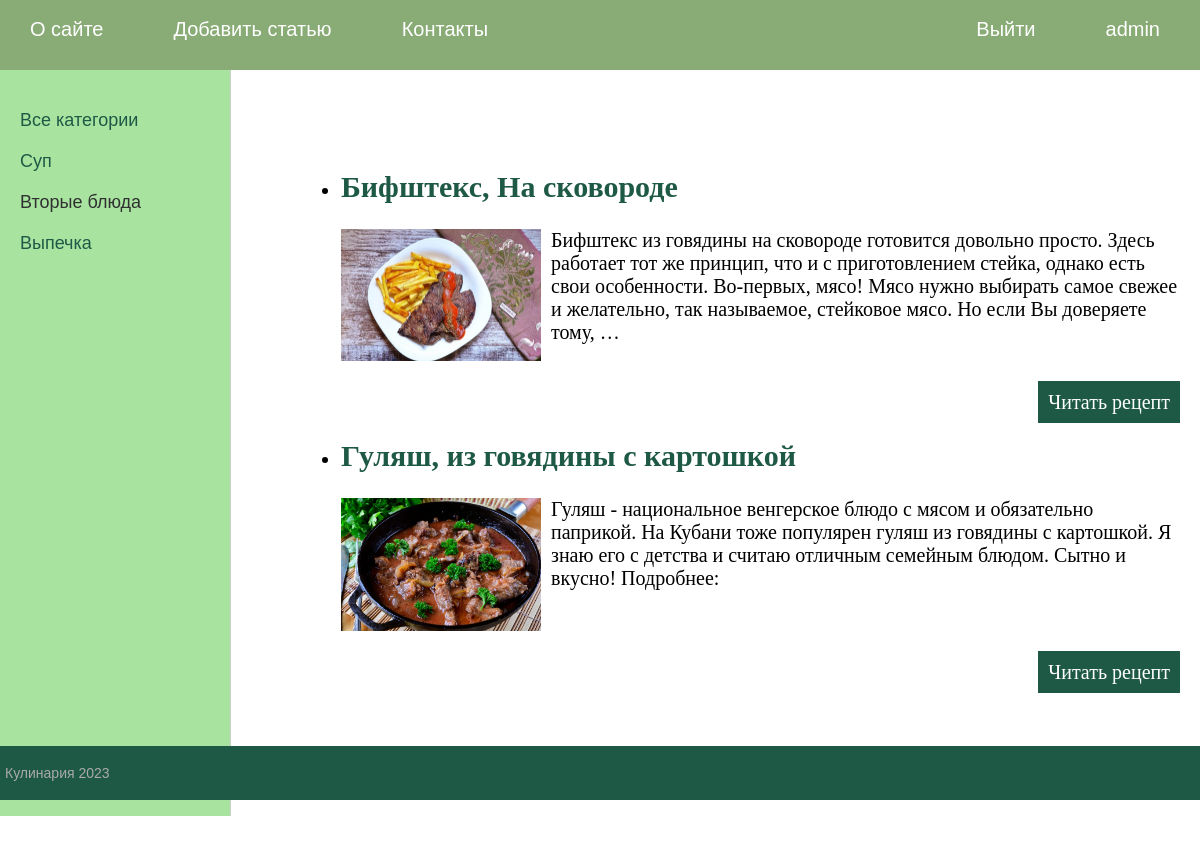
/category/2/ (signed in), run on the app's committed database.
### users/models.py (models this page shows, shortened)
class CustomUser(AbstractUser):
    objects = CustomUserManager()

### foods/models.py (models this page shows, shortened)
class TimedModel(models.Model):
    time_create = models.DateTimeField(auto_now_add=True)
    time_update = models.DateTimeField(auto_now=True)
    class Meta:
        abstract = True

class Category(TimedModel):
    name = models.CharField(max_length=100, db_index=True)
    class Meta:
        db_table = "categories"
        verbose_name = "Categorie"

class Foods(TimedModel):
    title = models.CharField(max_length=255)
    content = models.TextField(blank=True)
    call = models.TextField(blank=True)
    photo = models.ImageField(upload_to="photos/%Y/%m/%d/")
    is_published = models.BooleanField(default=True)
    cat = models.ForeignKey(Category, on_delete=models.PROTECT, null=True)
    portions = models.PositiveSmallIntegerField(verbose_name="Порции", null=True)
    calories = models.PositiveIntegerField(null=True)
    class Meta:
        db_table = "foods"
        ordering = ["title"]
        verbose_name = "Food"

### foods/views.py (the view)
# urls.py: path('category/<int:cat_id>/', showcategory, name='category'),
def showcategory(request, cat_id):
    cat = Category.objects.get(pk=cat_id)
    foods = Foods.objects.filter(cat__pk=cat_id)
    cats = Category.objects.all()
    context = {'category': cat, 'foods': foods, 'cats': cats, 'cat_selected': cat.pk}
    return render(request, 'foods/category.html', context=context)

### templates/foods/category.html (shortened to what this page needs)
{% extends 'base.html' %}
{% block content %}
<div>
    <ul>
        {% for food in foods %}
                    <li><h2 class="h2">{{ food.title }}, {{ food.call }}</h2>
                         <img src="/media/{{ food.photo }}" alt="Food" class="img-article-left" height="200px" width="200px">
            {% autoescape on %}
            {{food.content|linebreaks|truncatewords:40}}
            {% endautoescape %}
                    <p class="link-read-post"><a href="{% url 'post' food.id %}">Читать рецепт</a></p>
                    </li>
        {% endfor %}
    </ul>
</div>
{% endblock %}

### templates/base.html (shortened to what this page needs)
{% load static %}
<!DOCTYPE html>
<html>
<head>
	<link type="text/css" href="{% static 'foods/css/style.css' %}" rel="stylesheet" />
</head>
<body>
<table class="table-page" border=0 cellpadding="0" cellspacing="0">
<tr><td valign=top>
{% block mainmenu %}
		<div class="header">
			<ul id="mainmenu" class="mainmenu">
				<li><a href="{% url 'about' %}">О сайте</a></li>
				<li><a href="{% url 'add_page' %}">Добавить статью</a></li>
				<li><a href="{% url 'contact' %}">Контакты</a></li>
				{% if not user.is_authenticated %}
				<li class="last"><a href="{% url 'login' %}">Войти</a></li>
				<li class="last"><a href="{% url 'signup' %}">Зарегистрироваться</a></li>
				{% else %}
				<li class="last">{{ user.username }}</li>
				<li class="last"><a href="{% url 'logout' %}">Выйти</a></li>
				{% endif %}
			</ul>
		</div>
{% endblock mainmenu %}
<table class="table-content" border=0 cellpadding="0" cellspacing="0">
{% block left_sidebar %}
	<tr>
	<td valign="top" class="left-chapters">
	<ul id="leftchapters">
{% if cat_selected == 0 %}
		<li class="selected">Все категории</li>
{% else %}
		<li><a href="{% url 'home' %}">Все категории</a></li>
{% endif %}
{% for c in cats %}
	{% if c.pk == cat_selected %}
		<li class="selected">{{c.name}}</li>
	{% else %}
		<li><a href="{% url 'category' c.id %}">{{c.name}}</a></li>
	{% endif %}
{% endfor %}
	</ul>
</td>
{% endblock %}
<td valign="top" class="content">
	<div class="content-text">
{% block content %}
{% endblock %}
	</div>
</td></tr></table>
</td></tr>
<tr><td valign=top>
	<div id="footer">
		<p>Кулинария 2023</p>
	</div>
</td></tr></table>
</body>
</html>

### static/foods/css/style.css (style rules this page uses)
html, body { font-family: sans-serif; margin: 0; padding: 0; height: 100%; width: 100%; color: #FFFAFA }
a { color: #FFFAFA; text-decoration: none; }
img { max-width: 600px; height: auto; }
img.img-article-left { max-width: 300px; max-height: 400px; height: auto; float: left; padding: 0 10px 10px 0; }
p.link-read-post { text-align: right; }
p.link-read-post a { padding: 10px; min-width: 100px; background: #1E5945; color: #fff; text-decoration: none; }
.table-page { width: 100%; height: 100%; vertical-align: top; }
.table-page tr { height: 100%; }
.header { background: #89AC76; height: 70px; }
ul.mainmenu { list-style: none; margin: 0; padding: 0; height: 60px; color: #ffffff; font-size: 20px; overflow: hidden; }
ul.mainmenu li { float: left; margin: 18px 40px 0 30px; }
ul.mainmenu li.last { float: right; }
ul.mainmenu li a { color: #ffffff; text-decoration: none; }
.table-content { width: 100%; min-height: 100%; height: 100%; }
.left-chapters { margin: 0; background: #A8E4A0; border-right: 1px solid #ccc; min-height: 100%; }
.left-chapters ul { width: 200px; min-height: 100%; margin: 0; padding: 20px 10px 10px 20px; list-style: none; font-size: 18px; }
.left-chapters ul li { margin: 20px 0 0 0; color: #FFFAF0; }
.left-chapters ul li.selected { color: #303030 }
.left-chapters ul li a { color: #1E5945; text-decoration: none; }
.content { padding: 40px 20px 20px 40px; width: 100%; box-sizing: border-box; }
.content-text { margin: 60px 0 0 30px; color: #000; font-size: 20px; font-family: Yandex Sans Display Light; }
#footer { box-sizing: border-box; background: #1E5945; padding: 5px; color: #aaa; font-size: 14px; text-align: left; overflow: hidden; }
.h2 { font-family:Brush Script MT, Brush Script Std, cursive; color:#1E5945; }
.img-article-left { height: 300px }

### data on the page
CustomUser: username "admin"
Category: name "Суп"
Category: name "Вторые блюда"
Category: name "Выпечка"
Foods: title "Бифштекс", call "На сковороде", photo (picture), content "Бифштекс из говядины на сковороде готовится довольно просто. Здесь работает тот же принцип, что и с приготовлением стейка, однако есть свои особенности. Во-первых, мясо! Мясо нужно выбирать самое свежее и желательно, так называемое, стейковое мясо. Но если Вы доверяете тому, …"
Foods: title "Гуляш", call "из говядины с картошкой", photo (picture), content "Гуляш - национальное венгерское блюдо с мясом и обязательно паприкой. На Кубани тоже популярен гуляш из говядины с картошкой. Я знаю его с детства и считаю отличным семейным блюдом. Сытно и вкусно! Подробнее:"
